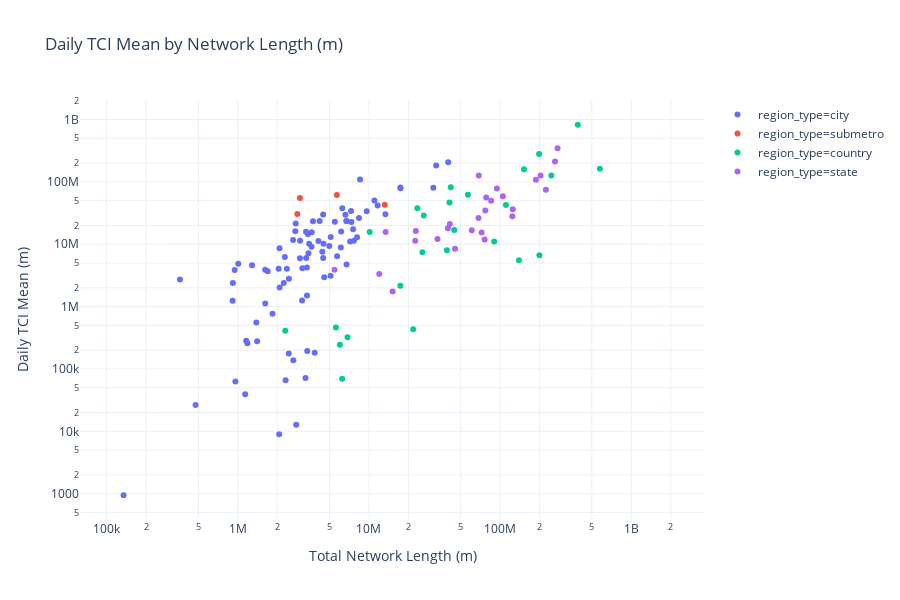

Source (notebook cell):
### Code cell
fig = px.scatter(df,
            y="daily_mean", x="total_length", color='region_type',
            hover_name="region_slug", template='plotly_white', title='Daily TCI Mean by Network Length (m)',
           log_x=True, log_y=True)
fig.update_yaxes(title_text='Daily TCI Mean (m)')
fig.update_xaxes(title_text='Total Network Length (m)')

# fig.add_trace()

fig.show()

### Figure 1 — Plotly figure (JSON) as saved in the notebook; plotly's stock layout.template omitted (floating-point values rounded to 4 significant figures)
{"data": [{"hoverlabel": {"namelength": 0}, "hovertemplate": "<b>%{hovertext}</b><br><br>region_type=city<br>total_length=%{x}<br>daily_mean=%{y}", "hovertext": ["bogota", "managua", "kingston", "natal", "barquisimeto", "mendoza", "curitiba", "toluca", "barranquilla", "buenosaires", "paramaribo", "santodomingo", "saojosedoscampos", "panamacity", "sanfernado", "santiago", "fortaleza", "salvador", "manaus", "saopaulo", "teresina", "tegucigalpa", "georgetown", "ciudad_guayana", "montevideo", "merida", "belpoman", "porto_alergre", "arequipa", "tijuana", "saoluis", "cochabamba", "sorocaba", "joaopessoa", "mexicocity", "brasilia", "guadalajara", "lapaz", "nassau", "pereira", "asuncion", "santacruzdelasierra", "santiagocaballeros", "recife", "monterrey", "goiania", "guayaquil", "caracas", "guatemala", "cartagena", "belem", "pueble", "bridgetown", "riodejaneiro", "cucuta", "rosario", "quito", "campinas", "sanpedrosula", "maceio", "aguascalientes", "leon", "queretaro", "portauprince", "maracaibo", "cuenca", "barcelona", "medellin", "bucaramanga", "cordoba", "santos", "sanjose", "portofspain", "juarez", "sanluispotosi", "sansalvador", "santamarta", "valencia", "belohorizonte", "joinville", "vitoria", "maracay", "lima", "cali", "florianopolis", "torreon"], "legendgroup": "region_type=city", "marker": {"color": "#636efa", "symbol": "circle"}, "mode": "markers", "name": "region_type=city", "showlegend": true, "type": "scatter", "x": [8552000.0, 2240000.0, 1384000.0, 6732000.0, 2316000.0, 3090000.0, 7349000.0, 6137000.0, 2640000.0, 30930000.0, 1183000.0, 7299000.0, 2365000.0, 2765000.0, 917600.0, 11000000.0, 6732000.0, 4206000.0, 3660000.0, 32540000.0, 3321000.0, 2085000.0, 476700.0, 2066000.0, 3498000.0, 4477000.0, 134700.0, 8391000.0, 2047000.0, 5113000.0, 3648000.0, 3283000.0, 2454000.0, 2977000.0, 40190000.0, 7185000.0, 11640000.0, 3856000.0, 959300.0, 946700.0, 6102000.0, 6751000.0, 2282000.0, 6615000.0, 13330000.0, 8119000.0, 4987000.0, 3362000.0, 6263000.0, 1285000.0, 3421000.0, 7571000.0, 1158000.0, 17370000.0, 1840000.0, 3369000.0, 5492000.0, 7685000.0, 1618000.0, 2080000.0, 3105000.0, 4408000.0, 4116000.0, 2449000.0, 2789000.0, 1404000.0, 1139000.0, 3746000.0, 1689000.0, 5102000.0, 2983000.0, 4474000.0, 1009000.0, 5716000.0, 3459000.0, 2745000.0, 913200.0, 3383000.0, 9613000.0, 1616000.0, 4502000.0, 2652000.0, 17380000.0, 3313356, 362300.0, 4556000.0], "xaxis": "x", "y": [108700000.0, 2400000.0, 557600.0, 23650000.0, 66070.0, 1255000.0, 22680000.0, 16050000.0, 11690000.0, 80850000.0, 258200.0, 34210000.0, 4030000.0, 21540000.0, 2388000.0, 50170000.0, 23650000.0, 23500000.0, 15600000.0, 183200000.0, 6010000.0, 2030000.0, 26410.0, 8975.0, 10160000.0, 6040000.0, 942.8, 26360000.0, 4028000.0, 13040000.0, 9123000.0, 71510.0, 2795000.0, 5946000.0, 206700000.0, 11090000.0, 41800000.0, 182600.0, 62970.0, 3852000.0, 8846000.0, 4743000.0, 6270000.0, 29660000.0, 30140000.0, 12940000.0, 9348000.0, 4253000.0, 37700000.0, 4603000.0, 14520000.0, 17470000.0, 282400.0, 81500000.0, 767300.0, 1507000.0, 22870000.0, 11330000.0, 1117000.0, 8659000.0, 4104000.0, 7568000.0, 11230000.0, 177500.0, 12760.0, 277300.0, 39340.0, 23290000.0, 3687000.0, 3129000.0, 11390000.0, 30050000.0, 4875000.0, 6404000.0, 7184000.0, 16180000.0, 1240000.0, 194600.0, 33960000.0, 3892000.0, 10180000.0, 138400.0, 78840000.0, 15920000.0, 2718000.0, 2958000.0], "yaxis": "y"}, {"hoverlabel": {"namelength": 0}, "hovertemplate": "<b>%{hovertext}</b><br><br>region_type=submetro<br>total_length=%{x}<br>daily_mean=%{y}", "hovertext": ["ch_comunas_renca", "lima_metro1", "ch_comunas_san_joaquin", "ch_comunas_el_monte", "ch_comunas_melipilla", "ch_comunas_maipu", "ch_comunas_alhue", "ch_comunas_recoleta", "ch_comunas_pudahuel", "ch_comunas_vitacura", "ch_comunas_la_reina", "ch_comunas_calera_de_tango", "ch_comunas_colina", "ch_comunas_pedro_aguirre_cerda", "ch_comunas_cerrillos", "ch_comunas_independencia", "ch_comunas_macul", "ch_comunas_quilicura", "ch_comunas_lampa", "ch_comunas_san_miguel", "bogota_metro1", "ch_comunas_lo_espejo", "ch_comunas_penaflor", "ch_comunas_la_pintana", "ch_comunas_quinta_normal", "ch_comunas_padre_hurtado", "ch_comunas_santiago", "ch_comunas_conchali", "ch_comunas_san_bernardo", "ch_comunas_huechuraba", "ch_comunas_san_jose_de_maipo", "ch_comunas_penalolen", "lima_metro2", "ch_comunas_providencia", "ch_comunas_las_condes", "ch_comunas_talagante", "ch_comunas_puente_alto", "ch_comunas_san_pedro", "ch_comunas_el_bosque", "ch_comunas_paine", "ch_comunas_estacion_central", "ch_comunas_san_ramon", "ch_comunas_pirque", "ch_comunas_cerro_navia", "ch_comunas_lo_barnechea", "ch_comunas_buin", "ch_comunas_la_granja", "bogota_metro2", "ch_comunas_isla_de_maipo", "ch_comunas_lo_prado", "ch_comunas_curacavi", "ch_comunas_tiltil", "ch_comunas_nunoa", "ch_comunas_la_florida", "ch_comunas_maria_pinto", "ch_comunas_la_cisterna"], "legendgroup": "region_type=submetro", "marker": {"color": "#EF553B", "symbol": "circle"}, "mode": "markers", "name": "region_type=submetro", "showlegend": true, "type": "scatter", "x": [353200.0, 2843000.0, 211600.0, 171100.0, 950400.0, 1030000.0, 115900.0, 290200.0, 651200.0, 346300.0, 258000.0, 133200.0, 1152000.0, 159000.0, 202700.0, 163700.0, 254400.0, 435900.0, 593500.0, 193700.0, 2975000.0, 179500.0, 255200.0, 333500.0, 226200.0, 264700.0, 405400.0, 264500.0, 833200.0, 254500.0, 443900.0, 475100.0, 13200000.0, 272800.0, 613200.0, 353800.0, 946100.0, 330300.0, 291500.0, 623000.0, 311100.0, 181900.0, 304200.0, 166100.0, 693100.0, 515000.0, 252300.0, 5690000.0, 164100.0, 146200.0, 426700.0, 392300.0, 276000.0, 697900.0, 151100.0, 237200.0], "xaxis": "x", "y": [0, 30490000.0, 0, 0, 0, 0, 0, 0, 0, 0, 0, 0, 0, 0, 0, 0, 0, 0, 0, 0, 55060000.0, 0, 0, 0, 0, 0, 0, 0, 0, 0, 0, 0, 42900000.0, 0, 0, 0, 0, 0, 0, 0, 0, 0, 0, 0, 0, 0, 0, 61780000.0, 0, 0, 0, 0, 0, 0, 0, 0], "yaxis": "y"}, {"hoverlabel": {"namelength": 0}, "hovertemplate": "<b>%{hovertext}</b><br><br>region_type=country<br>total_length=%{x}<br>daily_mean=%{y}", "hovertext": ["country_guyana", "country_ecuador", "country_nicaragua", "country_venezuela", "country_barbados", "country_costa_rica", "country_haiti", "country_uruguay", "country_bolivia", "country_guatemala", "country_peru", "country_colombia", "country_chile", "country_brazil", "country_argentina", "country_paraguay", "country_honduras", "country_el_salvador", "country_trinidad_and_tobago", "country_jamaica", "country_panama", "country_the_bahamas", "country_suriname", "country_belize", "country_mexico", "country_dominican_republic"], "legendgroup": "region_type=country", "marker": {"color": "#00cc96", "symbol": "circle"}, "mode": "markers", "name": "region_type=country", "showlegend": true, "type": "scatter", "x": [6242000.0, 110700000.0, 25570000.0, 139100000.0, 2300000.0, 42040000.0, 21720000.0, 44640000.0, 199200000.0, 56780000.0, 245700000.0, 198200000.0, 151800000.0, 1972000000.0, 575800000.0, 90050000.0, 39270000.0, 26150000.0, 10120000.0, 17340000.0, 23370000.0, 6000000.0, 5603000.0, 6865000.0, 391100000.0, 41060000.0], "xaxis": "x", "y": [69320.0, 42610000.0, 7429000.0, 5554000.0, 408600.0, 81690000.0, 434200.0, 16950000.0, 6684000.0, 62140000.0, 126700000.0, 279100000.0, 159800000.0, null, 162200000.0, 11100000.0, 7994000.0, 28790000.0, 15680000.0, 2157000.0, 37840000.0, 244100.0, 461200.0, 322500.0, 824700000.0, 46700000.0], "yaxis": "y"}, {"hoverlabel": {"namelength": 0}, "hovertemplate": "<b>%{hovertext}</b><br><br>region_type=state<br>total_length=%{x}<br>daily_mean=%{y}", "hovertext": ["br_states_paraiba", "br_states_sao_paulo", "br_states_amapa", "br_states_tocantins", "br_states_sergipe", "br_states_espirito_santo", "br_states_alagoas", "br_states_goias", "br_states_para", "br_states_roraima", "br_states_amazonas", "br_states_santa_catarina", "br_states_rondonia", "br_states_rio_grande_do_sul", "br_states_ceara", "br_states_mato_grosso_do_sul", "br_states_bahia", "br_states_maranhao", "br_states_acre", "br_states_minas_gerais", "br_states_rio_de_janeiro", "br_states_pernambuco", "br_states_piaui", "br_states_mato_grosso", "br_states_rio_grande_do_norte", "br_states_parana", "br_states_distrito_federal"], "legendgroup": "region_type=state", "marker": {"color": "#ab63fa", "symbol": "circle"}, "mode": "markers", "name": "region_type=state", "showlegend": true, "type": "scatter", "x": [72250000.0, 273700000.0, 5462000.0, 76107560, 22540000.0, 41330000.0, 33280000.0, 104900000.0, 124800000.0, 15150000.0, 22750000.0, 94460000.0, 45290000.0, 187200000.0, 85410000.0, 68400000.0, 223200000.0, 77090000.0, 11980000.0, 262000000.0, 68660000.0, 78300000.0, 60750000.0, 123900000.0, 39960000.0, 203400000.0, 13390000.0], "xaxis": "x", "y": [15480000.0, 347700000.0, 3908000.0, 11960000.0, 11400000.0, 21160000.0, 12160000.0, 58810000.0, 36350000.0, 1752000.0, 16290000.0, 77990000.0, 8491000.0, 107900000.0, 49870000.0, 26440000.0, 74760000.0, 34800000.0, 3322000.0, 212100000.0, 126700000.0, 56410000.0, 16720000.0, 28200000.0, 17990000.0, 126200000.0, 15690000.0], "yaxis": "y"}], "layout": {"height": 600, "legend": {"tracegroupgap": 0}, "title": {"text": "Daily TCI Mean by Network Length (m)"}, "xaxis": {"anchor": "y", "domain": [0, 1], "title": {"text": "Total Network Length (m)"}, "type": "log"}, "yaxis": {"anchor": "x", "domain": [0, 1], "title": {"text": "Daily TCI Mean (m)"}, "type": "log"}}}
